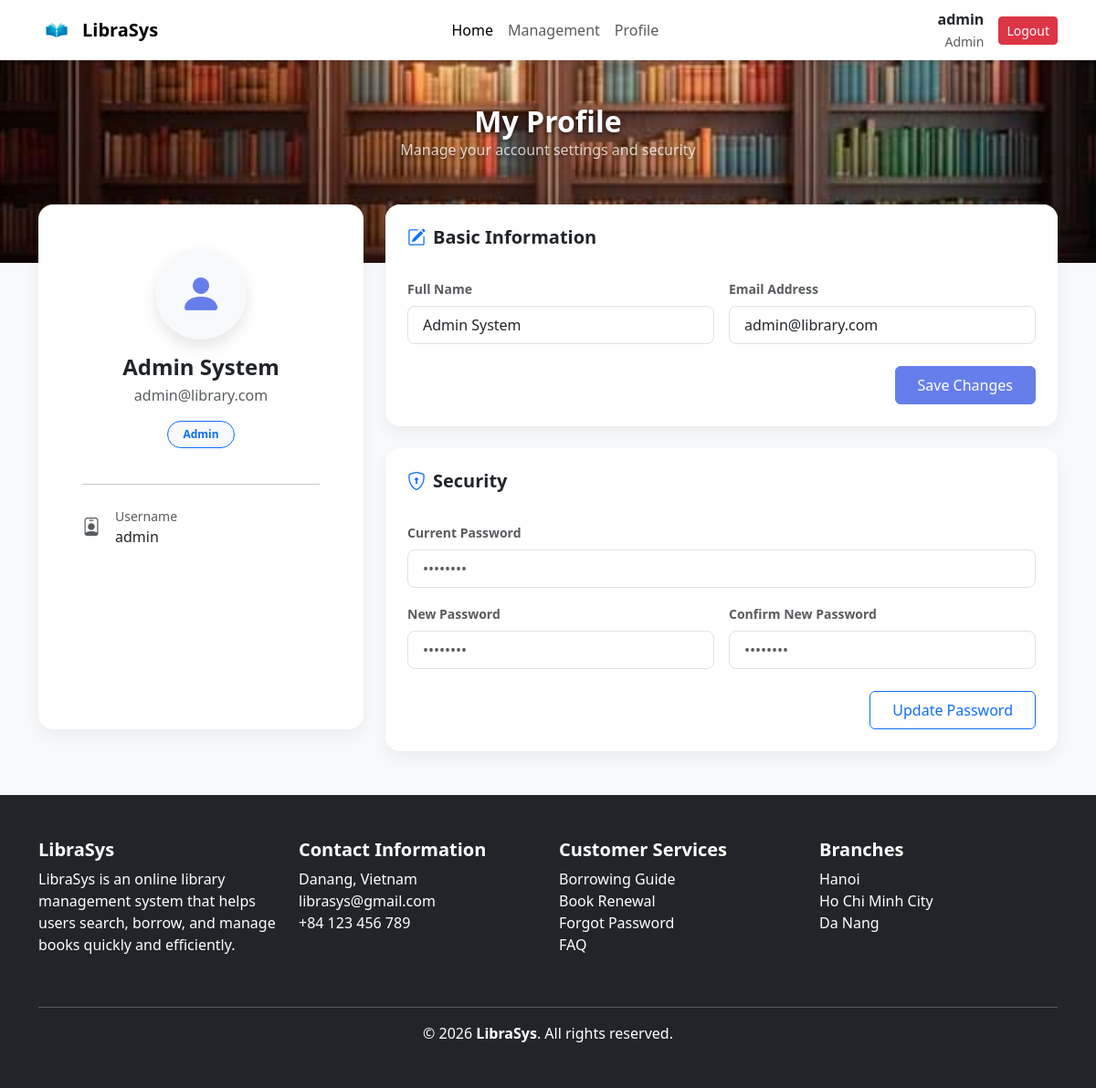
/user/profile (signed in), run on the app's committed database.
### tables this page shows
CREATE TABLE `users` (
  `user_id` int(11) NOT NULL,
  `username` varchar(255) NOT NULL,
  `password` varchar(255) NOT NULL,
  `full_name` varchar(150) DEFAULT NULL,
  `email` varchar(150) NOT NULL,
  `role` enum('admin','member') DEFAULT 'member',
  `status` enum('active','locked') DEFAULT 'active'
);

### app/core/Controller.php (called while the page is built, shortened)
<?php
class Controller
{
    protected function model($model)
    {
        $modelPath = __DIR__ . '/../models/' . $model . '.php';
        return new $model();
    }
    protected function view($view, $data = [])
    {
        extract($data);
        $viewPath = __DIR__ . '/../views/' . $view . '.php';
        require_once $viewPath;
    }
}

### app/controllers/UserController.php (called while the page is built, shortened)
<?php
class UserController extends Controller
{
    private $userModel;
    public function __construct()
    {
        $this->userModel = $this->model('User');
    }
    public function profile()
    {
        $user = $this->userModel->getUserById($_SESSION['user_id']);
        $this->view('auth/profile', [
            'user' => $user
        ]);
    }
}

### app/core/Router.php (called while the page is built, shortened)
<?php
class Router
{
    public function run()
    {
        $requestUri = parse_url($_SERVER['REQUEST_URI'], PHP_URL_PATH);
        if (strpos($requestUri, '/public/') !== false) {
            $requestUri = substr($requestUri, strpos($requestUri, '/public/') + 8);
        } elseif (substr($requestUri, -7) === '/public') {
            $requestUri = '';
        } else {
            $requestUri = trim($requestUri, '/');
        }
        $requestUri = trim($requestUri, '/');
        $requestUri = preg_replace('/\.php$/', '', $requestUri);
        $requestUri = preg_replace('/^index\/?/', '', $requestUri);
        $parts = !empty($requestUri) ? explode('/', $requestUri) : [];
        $parts = array_filter($parts, fn($p) => !empty($p));
        $parts = array_values($parts);
        $method = !empty($parts[1]) ? $parts[1] : 'index';
        $params = array_slice($parts, 2);
        $controller = new $controllerName();
        call_user_func_array([$controller, $method], $params);
    }
}

### public/index.php (called while the page is built, shortened)
<?php
require_once __DIR__ . '/../app/config/database.php';
require_once __DIR__ . '/../app/core/Router.php';
require_once __DIR__ . '/../app/core/Controller.php';
require_once __DIR__ . '/../app/core/Model.php';
$router = new Router();
$router->run();

### app/core/Model.php (called while the page is built, shortened)
<?php
class Model {
    public function __construct() {
        $database = new Database();
        $this->db = $database->connect();
    }
}

### app/config/database.php (called while the page is built, shortened)
<?php
class Database {
    private $host = 'localhost';
    private $db_name = 'library_management';
    private $username = 'root';
    private $password = '';
    private $conn;
    public function connect() {
        try {
            $this->conn = new PDO(
                "mysql:host={$this->host};dbname={$this->db_name};charset=utf8",
                $this->username,
                $this->password
            );
            $this->conn->setAttribute(PDO::ATTR_ERRMODE, PDO::ERRMODE_EXCEPTION);
        } catch (PDOException $e) {
            die('Database connection failed: ' . $e->getMessage());
        }
        return $this->conn;
    }
}

### app/models/User.php (called while the page is built, shortened)
<?php
class User extends Model
{
    public function getUserById($user_id)
    {
        $stmt = $this->db->prepare("SELECT * FROM users WHERE user_id = ?");
        $stmt->execute([$user_id]);
        $result = $stmt->fetch(PDO::FETCH_ASSOC);
        return $result;
    }
}

### app/views/auth/profile.php (the view, shortened to what this page needs)
<?php require_once __DIR__ . '/../layouts/header.php'; ?>
<link rel="stylesheet" href="<?= BASE_URL ?>/assets/css/profile.css">
<div class="profile-header text-center">
    <div class="container">
        <h2 class="fw-bold mb-0">My Profile</h2>
        <p class="opacity-75">Manage your account settings and security</p>
    </div>
</div>
<div class="container mb-5 mt-n4rem">
    <div class="row justify-content-center">
        <div class="col-lg-4 mb-4">
            <div class="card profile-card h-100">
                <div class="card-body text-center p-5">
                    <div class="avatar-circle">
                        <i class="bi bi-person-fill"></i>
                    </div>
                    <h4 class="card-title fw-bold mb-1"><?= htmlspecialchars($user['full_name']) ?></h4>
                    <p class="text-muted mb-3"><?= htmlspecialchars($user['email']) ?></p>
                    <span class="badge bg-light text-primary border border-primary rounded-pill px-3 py-2">
                        <?= ucfirst(htmlspecialchars($user['role'])) ?>
                    </span>
                    <hr class="my-4">
                    <div class="d-grid gap-2 text-start">
                        <div class="d-flex align-items-center text-muted">
                            <i class="bi bi-person-badge me-3 fs-5"></i>
                            <div>
                                <small class="d-block">Username</small>
                                <span class="text-dark fw-medium"><?= htmlspecialchars($user['username']) ?></span>
                            </div>
                        </div>
                    </div>
                </div>
            </div>
        </div>
        <div class="col-lg-8">
            <div class="card profile-card mb-4">
                <div class="card-header bg-white border-0 pt-4 px-4 pb-0">
                    <h5 class="card-title fw-bold"><i class="bi bi-pencil-square me-2 text-primary"></i>Basic
                        Information</h5>
                </div>
                <div class="card-body p-4">
                    <form action="<?= BASE_URL ?>/user/update" method="POST">
                        <div class="row g-3">
                            <div class="col-md-6">
                                <label class="form-label text-muted small fw-bold">Full Name</label>
                                <input type="text" name="full_name" class="form-control form-control-lg fs-6"
                                    value="<?= htmlspecialchars($user['full_name']) ?>" required>
                            </div>
                            <div class="col-md-6">
                                <label class="form-label text-muted small fw-bold">Email Address</label>
                                <input type="email" name="email" class="form-control form-control-lg fs-6"
                                    value="<?= htmlspecialchars($user['email']) ?>" required>
                            </div>
                        </div>
                        <div class="mt-4 text-end">
                            <button type="submit" class="btn btn-primary px-4 py-2 fw-medium">Save Changes</button>
                        </div>
                    </form>
                </div>
            </div>
            <div class="card profile-card">
                <div class="card-header bg-white border-0 pt-4 px-4 pb-0">
                    <h5 class="card-title fw-bold"><i class="bi bi-shield-lock me-2 text-primary"></i>Security</h5>
                </div>
                <div class="card-body p-4">
                    <form action="<?= BASE_URL ?>/user/changePassword" method="POST">
                        <div class="mb-3">
                            <label class="form-label text-muted small fw-bold">Current Password</label>
                            <input type="password" name="current_password" class="form-control form-control-lg fs-6"
                                placeholder="••••••••" required>
                        </div>
                        <div class="row g-3 mb-4">
                            <div class="col-md-6">
                                <label class="form-label text-muted small fw-bold">New Password</label>
                                <input type="password" name="new_password" class="form-control form-control-lg fs-6"
                                    placeholder="••••••••" required>
                            </div>
                            <div class="col-md-6">
                                <label class="form-label text-muted small fw-bold">Confirm New Password</label>
                                <input type="password" name="confirm_password"
                                    class="form-control form-control-lg fs-6" placeholder="••••••••" required>
                            </div>
                        </div>
                        <div class="text-end">
                            <button type="submit" class="btn btn-outline-primary px-4 py-2 fw-medium">Update
                                Password</button>
                        </div>
                    </form>
                </div>
            </div>
        </div>
    </div>
</div>
<?php require_once __DIR__ . '/../layouts/footer.php'; ?>

### public/assets/css/style.css (style rules this page uses)
:root { --primary-color: #4a90e2; --secondary-color: #f39c12; --text-dark: #333; --text-muted: #777; --bg-light: #f8f9fa; --white: #ffffff; --danger: #e74c3c; --success: #2ecc71; --shadow: 0 4px 12px rgba(0, 0, 0, 0.1); }
.badge { display: inline-block; background: #e1f0ff; color: var(--primary-color); padding: 4px 8px; border-radius: 4px; font-size: 0.75rem; margin-bottom: 15px; align-self: flex-start; }

### public/assets/css/borrowed_books.css (style rules this page uses)
:root { --primary-gradient: linear-gradient(135deg, #667eea 0%, #764ba2 100%); --hover-shadow: 0 0.75rem 1.5rem rgba(0, 0, 0, 0.1); }

### public/assets/css/profile.css (style rules this page uses)
body { background-color: #f8f9fa; }
.profile-header { background-image: url("../images/banner.jpg"); background-size: cover; background-position: center; padding-top: 3rem; padding-bottom: 6rem; color: white; text-shadow: 0 2px 5px rgba(0, 0, 0, 0.6); }
.profile-card { border: none; border-radius: 1rem; box-shadow: 0 0.5rem 1rem rgba(0, 0, 0, 0.05); overflow: hidden; background: white; }
.avatar-circle { width: 100px; height: 100px; background-color: #f8f9fa; border-radius: 50%; display: flex; align-items: center; justify-content: center; font-size: 3rem; color: #667eea; margin: 0 auto 1rem; box-shadow: 0 0.5rem 1rem rgba(0, 0, 0, 0.1); }
.btn-primary { background: #667eea; border-color: #667eea; }
.mt-n4rem { margin-top: -4rem !important; }

### data on the page
users: full_name "Admin System", email "admin@library.com", role "Admin", username "admin"

### other printed values
$_SESSION['username'] "admin"
$_SESSION['role'] "Admin"
